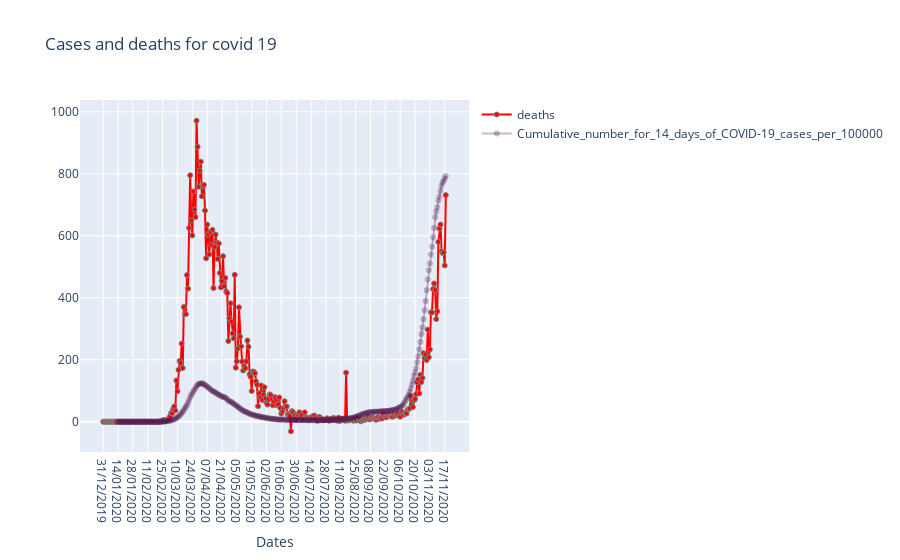

Notebook source saved alongside this figure:
### Code cell
import plotly.graph_objs as go
from plotly.offline import iplot
# Creating trace1
trace1 = go.Scatter(
                    x = ita.dateRep,
                    y = ita.deaths,
                    mode = "lines+markers",
                    name = "deaths",
                    marker=dict(
                            color='Red',
                            size=5,
                            line=dict(
                                color='grey',
                                width=1
                            )),
                   # marker = dict(color = 'rgba(153, 0, 153, 0.3)'),
                    text= ita.cases)
# Creating trace2
trace2 = go.Scatter(
                    x = ita.dateRep,
                    y = ita["Cumulative_number_for_14_days_of_COVID-19_cases_per_100000"],
                    mode = "lines+markers",
                    name = "Cumulative_number_for_14_days_of_COVID-19_cases_per_100000",
                    marker = dict(color = 'rgba(80, 26, 80, 0.3)'),
                    text= ita.cases)
data = [trace1, trace2]
layout = dict(title = 'Cases and deaths for covid 19',
              xaxis= dict(title= 'Dates',ticklen= 5,zeroline= False)
             )
fig = dict(data = data, layout = layout)
iplot(fig)

### Figure 1 — Plotly figure (JSON) as saved in the notebook; plotly's stock layout.template omitted (floating-point values rounded to 4 significant figures; data arrays with more than 128 entries replaced by an {"elided": "..."} marker saying what was removed)
{"data": [{"marker": {"color": "Red", "line": {"color": "grey", "width": 1}, "size": 5}, "mode": "lines+markers", "name": "deaths", "text": {"elided": "324 int values"}, "type": "scatter", "x": {"elided": "324 str values"}, "y": {"elided": "324 int values"}}, {"marker": {"color": "rgba(80, 26, 80, 0.3)"}, "mode": "lines+markers", "name": "Cumulative_number_for_14_days_of_COVID-19_cases_per_100000", "text": {"elided": "324 int values"}, "type": "scatter", "x": {"elided": "324 str values"}, "y": {"elided": "324 str values"}}], "layout": {"title": {"text": "Cases and deaths for covid 19"}, "xaxis": {"ticklen": 5, "title": {"text": "Dates"}, "zeroline": false}}}
